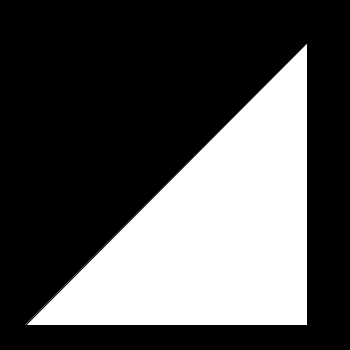
Frame 1 (no input)
Frame 60 (the mouse pressed at the canvas centre just before this capture): identical to frame 1, image omitted
Frame 120 (the mouse held since frame 60 and released just before this capture): identical to frame 1, image omitted

The Processing sketch that drew this single still picture (run headless with seeded random() and noise(); from frame 60 on, the mouse is pressed at the canvas centre):

// Processing sketch: processing_28347
// ── processing_28347.pde

//Jason Fitzgerald
//math programming and art
//spring 2011
//Basic trig
// I missed this class, so I'm rebuilding stuff I'm dissecting by
//checking examples from open processing and the textbook.
//my buddy Tommy is helping me out on this too, since this is actual math and It's making my brain die.

int theta_degrees; //180 degrees
float hypotenuse; //...is te longest side of a triangle.
float a_x;
float a_y;  // it took me a second to remember to assign a, b, and c as points on the triangle.
//sometimes it's the simplest thing that eludes me.
void setup() {
  size(350, 350);
  stroke(0);
  hypotenuse = 400;
  theta_degrees = 45;
  a_x = 25; //where the first points of the triangle originate
  a_y = height-25; //where the first points of the triangle originate
}



void draw() {
  float theta_radians = radians(theta_degrees);
  float opposite = hypotenuse * sin(theta_radians);
  float adjacent = hypotenuse * cos(theta_radians);


  float b_x = a_x + adjacent;
  float b_y = a_y - opposite;
  float c_x = b_x;
  float c_y = a_y;


  background(0);
  fill(255);
  triangle(a_x, a_y, b_x, b_y, c_x, c_y);
}
